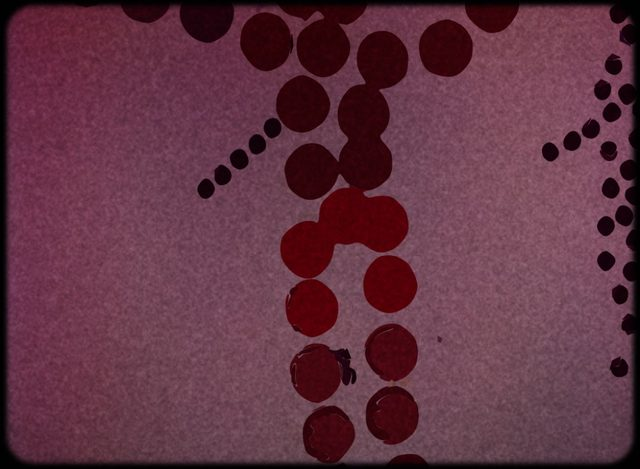
#> input picture img/traced.jpg, 640 x 469 px
$ python -i compose.py   (imports and definitions only)
#> lines starting #> are read from the running program, lines starting #| are printed output that depends on the picture
"""Compose the 30-second trailer: bits of the 1976 film, the traced page, and Round the Mulberry Bush."""
import sys, os, json, subprocess, glob
S = 'C:/Users/toont/AppData/Local/Temp/claude/2adc7078fe966463/ae6463b0-0602-40b5-a822-8d90e035db45/scratchpad'
sys.path.insert(0, S + '/pylib')
import numpy as np, cv2
from PIL import Image, ImageDraw, ImageFont, ImageFilter
T = S + '/trailer'
FF = S + '/ffmpeg.exe'
OUT = sys.argv[1] if len(sys.argv) > 1 else T + '/trailer.mp4'
W, H, FPS, DUR, SR = 1280, 960, 30, 30.0, 44100
N = int(DUR * FPS)
# [1 line not run here, left out]

# ---------- the cut ----------
A0 = 36                       # sound of segment 1: verse 2, beats 4-16 of the original recording
SRC = [36, 37, 38, 39,  148, 149, 150, 151,  176, 177, 178, 179]   # pictures: paint, stripes, big circles
V = 256                       # segment 2: verse 16, traced
# [1 line that did not run here, left out]
# [1 line that did not run here, left out]
# [1 line that did not run here, left out]
# [1 line not run here, left out]

# ---------- film frames ----------
GATE = (27, 158, 1051, 908)
# [5 lines left out: function film_time_seg1, not called in this run]
need = set()
# [4 lines not run here, left out]
need = sorted(need)
film = {}
# [1 line not run here, left out]
needset = set(need)
# [7 lines not run here, left out]

# [10 lines left out: functions fit_gate, fit_round, not called in this run]
def load(path):
    return np.asarray(Image.open(path).convert('RGB'))
cache = {}
# [5 lines left out: function cached, not called in this run]

# ---------- captions ----------
HAND = 'C:/Windows/Fonts/segoepr.ttf'; HANDB = 'C:/Windows/Fonts/segoeprb.ttf'
INK = (250, 232, 241)
# [18 lines left out: function caption, not called in this run]
def fade(t, a, b, f=.35):
    return float(np.clip(min((t - a) / f, (b - t) / f), 0, 1))
# [11 lines that did not run here, left out]

# ---------- frames ----------
def frame(i):
    t = i / FPS
    if t < T2:                                            # the film itself
        img = fit_gate(film[int(film_time_seg1(t) * 30)]).astype(np.float32)
        img *= np.clip(t / .8, 0, 1)
    elif t < TA:                                          # the traced page, wiped in over the film
        tf = B[V] + (t - T2); k = int(tf * 12)
        img = cached(('k', k), lambda: fit_gate(load('%s/traced/k%05d.jpg' % (T, k)))).astype(np.float32)
        u = (t - T2 - .3) / 1.0
        if u < 1:
            u = max(0.0, u); u = u * u * (3 - 2 * u); xw = int(u * W)
            old = fit_gate(film[int(tf * 30)]).astype(np.float32)
            img = img.copy(); img[:, xw:] = old[:, xw:]
            if 0 < xw < W: img[:, max(0, xw - 2):xw + 2] = (250, 232, 241)
        d = (TA - t) / .2                                 # short dip into the wheel
        if d < 1: img = img * max(0.0, d)
    elif t < TE:
        name, tt = ('roundA', t - TA) if t < TB else ('roundB', t - TB)
        j = min(179, int(round(tt * FPS)))
        img = fit_round(load('%s/%s/%04d.jpg' % (T, name, j))).astype(np.float32)
        if t < TB: img *= np.clip((t - TA) / .2 + .0, 0, 1)
    else:                                                 # end card over the wheel, dimmed
        j = min(119, int(round((t - TE) * FPS)))
        img = fit_round(load('%s/roundE/%04d.jpg' % (T, j))).astype(np.float32)
        img *= 1 - .72 * np.clip((t - TE) / .6, 0, 1)
    for a, b, (shadow, text) in CAPS:
        op = fade(t, a, b)
        if op > 0:
            img = img * (1 - shadow * op * .85)
            img = img * (1 - text * op) + np.array(INK, np.float32) * text * op
    img *= np.clip((DUR - t) / .45, 0, 1)                 # fade out
    return np.clip(img, 0, 255).astype(np.uint8)

# [11 lines not run here, left out]

# ---------- sound ----------
def s16(path):
    return np.frombuffer(open(path, 'rb').read(), np.int16).astype(np.float32).reshape(-1, 2) / 32768
# [2 lines not run here, left out]
mix = np.zeros((int(DUR * SR), 2), np.float32)
def rms(x): return float(np.sqrt(np.mean(x ** 2)) + 1e-9)
# [12 lines left out: function place, not called in this run]
# [8 lines not run here, left out]
import wave
# [5 lines not run here, left out]
# [3 lines that did not run here, left out]
# [4 lines not run here, left out]

>>> import cv2
>>> picture = cv2.imread('../../img/traced.jpg', cv2.IMREAD_GRAYSCALE)
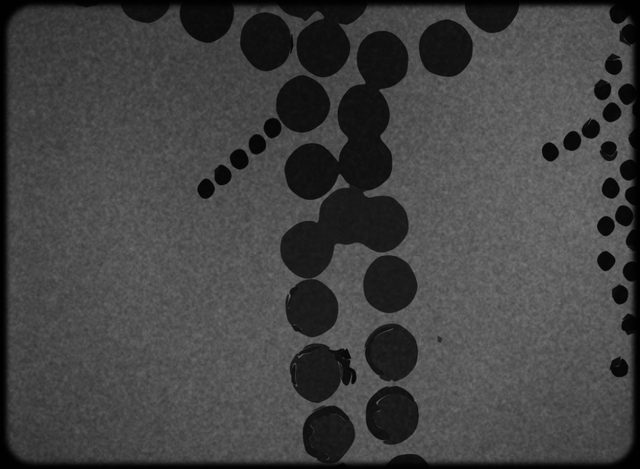
#> picture: shape (469, 640); min 0, max 121, mean 66.6
>>> result = frame(picture)
#> in frame, `t = i / FPS`:
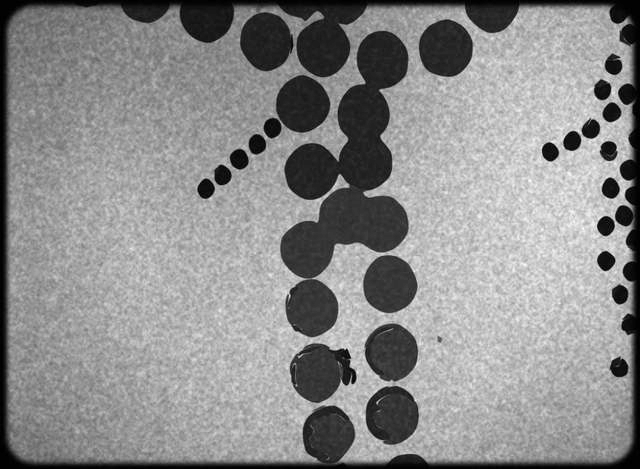
#> t: shape (469, 640) float64; min 0, max 4.03, mean 2.22; drawn with min black and max white
#> (the run stopped early here; a loop or call above may not have finished)
